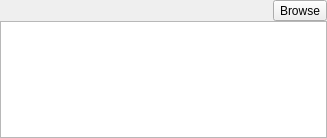
<?xml version="1.0" encoding="UTF-8"?>
<ui version="4.0">
 <class>WsdlFileView</class>
 <widget class="QWidget" name="WsdlFileView">
  <property name="geometry">
   <rect>
    <x>0</x>
    <y>0</y>
    <width>327</width>
    <height>138</height>
   </rect>
  </property>
  <property name="windowTitle">
   <string>WsdlFileView</string>
  </property>
  <layout class="QVBoxLayout" name="verticalLayout">
   <property name="spacing">
    <number>0</number>
   </property>
   <property name="leftMargin">
    <number>0</number>
   </property>
   <property name="topMargin">
    <number>0</number>
   </property>
   <property name="rightMargin">
    <number>0</number>
   </property>
   <property name="bottomMargin">
    <number>0</number>
   </property>
   <item>
    <layout class="QHBoxLayout" name="horizontalLayout">
     <property name="spacing">
      <number>0</number>
     </property>
     <item>
      <widget class="QLabel" name="WsdlFileNameLabel">
       <property name="text">
        <string/>
       </property>
       <property name="indent">
        <number>4</number>
       </property>
      </widget>
     </item>
     <item>
      <widget class="QToolButton" name="BrowseBtn">
       <property name="text">
        <string>Browse</string>
       </property>
      </widget>
     </item>
    </layout>
   </item>
   <item>
    <widget class="QTableView" name="TableView">
     <property name="toolTip">
      <string/>
     </property>
    </widget>
   </item>
  </layout>
 </widget>
 <layoutdefault spacing="6" margin="11"/>
 <resources>
  <include location="MultiSpeaker.qrc"/>
 </resources>
 <connections/>
</ui>
